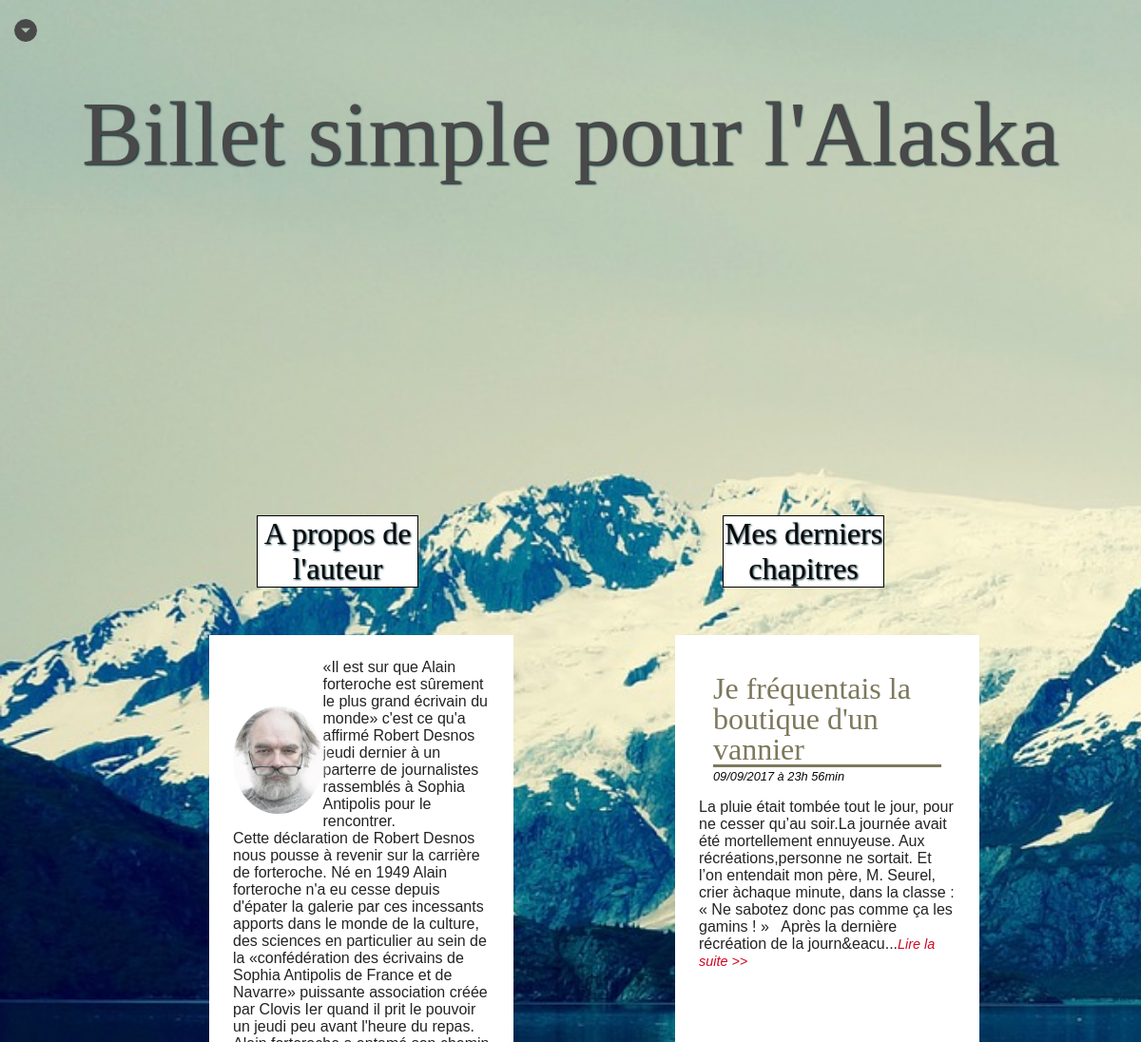
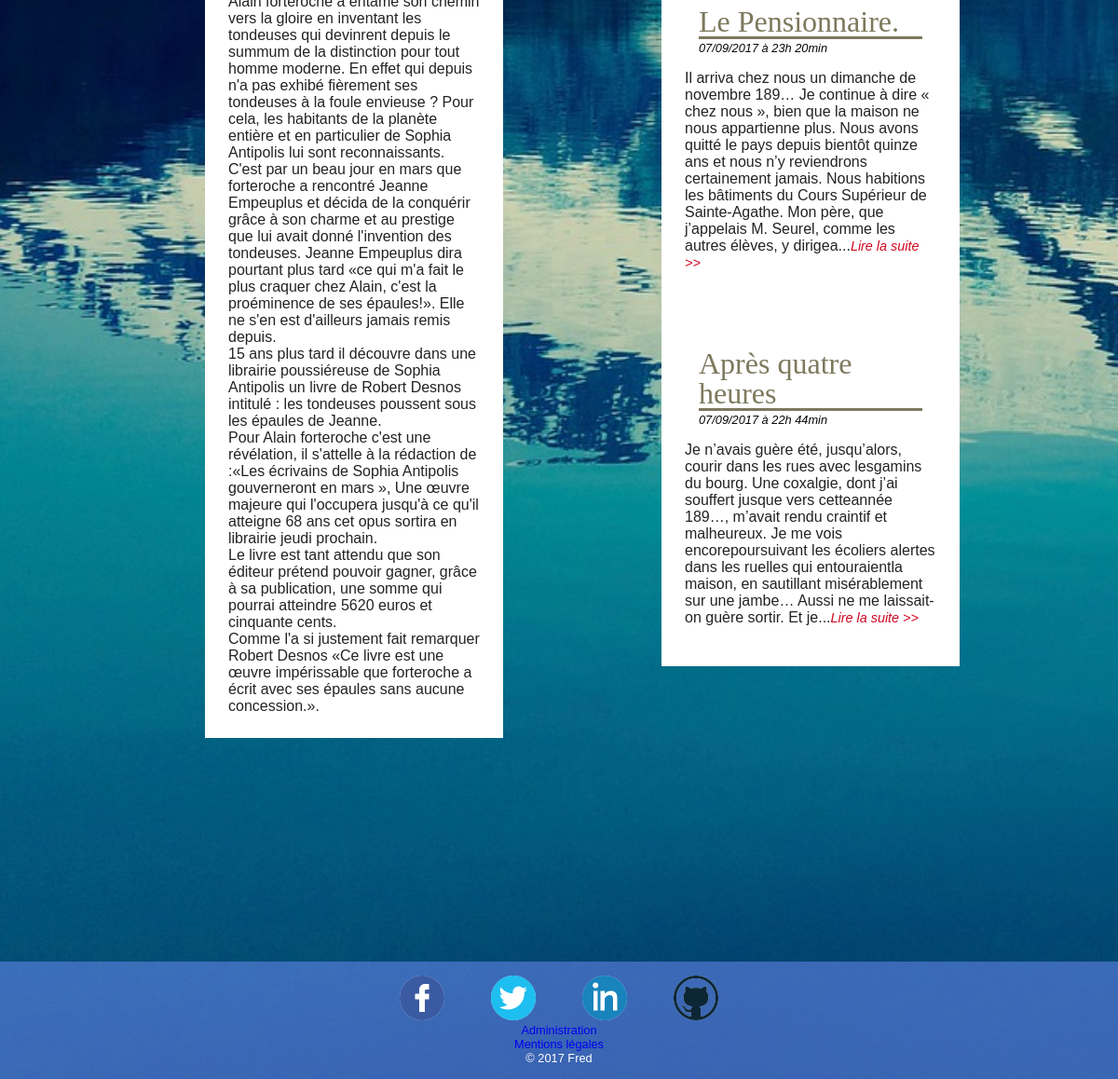
The page / on the database its author committed (2 pictures, top to bottom).
### tables this page shows
CREATE TABLE `T_BILLET` (
  `BIL_ID`      INT(11)        NOT NULL,
  `BIL_DATE`    DATETIME       NOT NULL ON UPDATE CURRENT_TIMESTAMP,
  `BIL_TITRE`   VARCHAR(100)   NOT NULL,
  `BIL_CONTENU` VARCHAR(10000) NOT NULL
);

### Controller/ControllerHome.php (called while the page is built, shortened)
<?php
class ControllerHome extends Controller
{
    private $billet;
    public function __construct()
    {
        $this->billet = new Billet();
    }
    public function index()
    {
        $billets = $this->billet->getList();
        $this->generateView(array('billets' => $billets));
    }
}

### Framework/Router.php (called while the page is built, shortened)
<?php
class Router
{
    public function routerRequest()
    {
        try {
            $request = new Request(array_merge($_GET, $_POST));
            $controller = $this->createController($request);
            $action = $this->createAction($request);
            $controller->executeAction($action);
        } catch (Error404Exception $e) {
            $this->manageError404($request->getSession());
        } catch (\Exception $e) {
            $this->manageError($e, $request->getSession());
        }
    }
    private function createController(Request $request)
    {
        try {
            $controller = new $classController();
            $controller->setRequest($request);
            return $controller;
        } catch (\Exception $e) {
            throw new Error404Exception();
        }
    }
    private function createAction(Request $request)
    {
        $action = "index";
        return $action;
    }
}

### index.php (called while the page is built, shortened)
<?php
require 'Autoloader.php';
$router = new Router();
$router->routerRequest();

### Autoloader.php (called while the page is built, shortened)
<?php
class Autoloader
{
    static function autoload($class)
    {
        if (strpos($class, __NAMESPACE__ . '\\') === 0) {
            $class = str_replace(__NAMESPACE__ . '\\', '', $class);
            $class = str_replace('\\', '/', $class);
        }
    }
}

### Model/Billet.php (called while the page is built, shortened)
<?php
class Billet extends Model
{
    public function getList()
    {
        $sql = 'select T_BILLET.BIL_ID as id, DATE_FORMAT(BIL_DATE, \' %d/%m/%Y à  %Hh %imin \') as date,'
            . ' BIL_TITRE as title, BIL_CONTENU as contenu, COUNT(T_COMMENTAIRE.COM_ID) as nbCom from T_BILLET '
            . ' LEFT JOIN T_COMMENTAIRE ON T_COMMENTAIRE.BIL_ID=T_BILLET.BIL_ID'
            . '  GROUP BY T_BILLET.BIL_ID'
            . ' order by T_BILLET.BIL_ID desc limit 0, 3';
        $billets = $this->executeRequest($sql);
        return $billets;
    }
}

### Framework/Config.php (called while the page is built, shortened)
<?php
class Config
{
    private static $parameters;
    public static function get($name, $defaultValue = null)
    {
        $parameters = self::getParameters();
        if (isset($parameters[$name])) {
            $value = $parameters[$name];
        } else {
            $value = $defaultValue;
        }
        return $value;
    }
    private static function getParameters()
    {
        if (self::$parameters == null) {
            $filePath = "Config/prod.ini";
            if (!file_exists($filePath)) {
                throw new \Exception("Aucun fichier de configuration n'a été trouvé");
            } else {
                self::$parameters = parse_ini_file($filePath);
            }
        }
        return self::$parameters;
    }
}

### Framework/Model.php (called while the page is built, shortened)
<?php
abstract class Model
{
    private static $bdd;
    protected function executeRequest($sql, $params = null)
    {
        if ($params == null) {
            $result = self::getBdd()->query($sql);
        } else {
            $result = self::getBdd()->prepare($sql);
            $result->execute($params);
        }
        return $result;
    }
    private static function getBdd()
    {
        if (self::$bdd === null) {
            $dsn = Config::get("dsn");
            $login = Config::get("login");
            $mdp = Config::get("mdp");
            self::$bdd = new \PDO($dsn, $login, $mdp,
                array(\PDO::ATTR_ERRMODE => \PDO::ERRMODE_EXCEPTION));
        }
        return self::$bdd;
    }
}

### Framework/Session.php (called while the page is built, shortened)
<?php
class Session
{
    public function flash()
    {
        $flash = false;
        return $flash;
    }
}

### View/Home/index.php (the view, shortened to what this page needs)
<?php
$this->bodyclass = "boot";
$this->title = "Mon Blog -Billet simple pour l'Alaska "; ?>
<br/>
<div class="wrapper_boot">
    <article>
        <h1 id="boot_title2">A propos de l'auteur</h1>
        <div id="one">
            <div id="container_boot">
                <p><img src="Contents/images/man.jpg" alt="man" class="portrait" title="Alain Forteroche"/>«Il est sur
                    que Alain forteroche est sûrement le plus grand écrivain du monde» c'est ce qu'a affirmé Robert
                    Desnos jeudi dernier à un parterre de journalistes rassemblés à Sophia Antipolis pour le rencontrer.
                </p>
                <p> Cette déclaration de Robert Desnos nous pousse à revenir sur la carrière de forteroche. Né en 1949
                    Alain forteroche n'a eu cesse depuis d'épater la galerie par ces incessants apports dans le monde de
                    la culture, des sciences en particulier au sein de la «confédération des écrivains de Sophia
                    Antipolis de France et de Navarre» puissante association créée par Clovis Ier quand il prit le
                    pouvoir un jeudi peu avant l'heure du repas.</p>
                <p> Alain forteroche a entamé son chemin vers la gloire en inventant les tondeuses qui devinrent depuis
                    le summum de la distinction pour tout homme moderne. En effet qui depuis n'a pas exhibé fièrement
                    ses tondeuses à la foule envieuse ? Pour cela, les habitants de la planète entière et en particulier
                    de Sophia Antipolis lui sont reconnaissants.</p>
                <p>C'est par un beau jour en mars que forteroche a rencontré Jeanne Empeuplus et décida de la conquérir
                    grâce à son charme et au prestige que lui avait donné l'invention des tondeuses. Jeanne Empeuplus
                    dira pourtant plus tard «ce qui m'a fait le plus craquer chez Alain, c'est la proéminence de ses
                    épaules!». Elle ne s'en est d'ailleurs jamais remis depuis.</p>
                <p>15 ans plus tard il découvre dans une librairie poussiéreuse de Sophia Antipolis un livre de Robert
                    Desnos intitulé : les tondeuses poussent sous les épaules de Jeanne.</p>
                <p>Pour Alain forteroche c'est une révélation, il s'attelle à la rédaction de :«Les écrivains de Sophia
                    Antipolis gouverneront en mars », Une œuvre majeure qui l'occupera jusqu'à ce qu'il atteigne 68 ans
                    cet
                    opus sortira en librairie jeudi prochain.</p>
                <p>Le livre est tant attendu que son éditeur prétend pouvoir gagner, grâce à sa publication, une somme
                    qui
                    pourrai atteindre 5620 euros et cinquante cents.</p>
                <p>Comme l'a si justement fait remarquer Robert Desnos «Ce livre est une œuvre impérissable que
                    forteroche a écrit avec
                    ses épaules sans aucune concession.».</p></div>
        </div>
    </article>
    <article>
        <h1 id="boot_title2">Mes derniers chapitres</h1>
        <?php foreach ($billets as $billet): ?>
            <div id="container_boot">
                <header>
                    <a href="<?= "billet/index/" . $billet['id'] ?>">
                        <h1 class="titreBillet_boot"><?= $this->clean($billet['title']) ?></h1>
                    </a>
                    <time><?= $this->clean($billet['date']) ?></time>
                </header>
                <p><?= $this->clean(mb_substr(strip_tags($billet['contenu']), 0, 450)) ?>...<a
                            href="<?= "billet/index/" . $billet['id'] ?>" class="suite">Lire la suite >></a></p>
                <br/>
            </div>
        <?php endforeach; ?>
    </article>
</div>
</body>

### View/template.php (shortened to what this page needs)
<!DOCTYPE html>
<html lang="fr">
<head>
    <link rel="stylesheet" href="Contents/style.css"/>
</head>
<body class="<?= $bodyclass ?>">
<header>
    <div class="inner">
        <nav role="navigation" class="'item1">
            <div class="content">
                <div class="admin-panel"><label for="toggle" class="admin-text"><img
                                src="Contents/images/menu.png"></label></div>
            </div>
    </div>
    <a href="home"><h1 id="boot_title">Billet simple pour l'Alaska</h1></a>
</header>
<?= $contenu ?>
<footer>
    <div id="logo">
        <a href="#"><img class="shadowfilter" src="Contents/images/facebook.png" alt="facebook"/></a>
        <a href="https://twitter.com/fred2a88"><img class="shadowfilter" src="Contents/images/twitter.png"
                                                    alt="twitter"/></a>
        <a href="https://www.linkedin.com/in/frédéric-d-278069130"><img class="shadowfilter"
                                                                        src="Contents/images/linkedin.png"
                                                                        alt="linkedin"/></a>
        <a href="https://github.com/tao2a/blog"><img class="shadowfilter" src="Contents/images/github.png"
                                                     alt="github"/></a>
    </div>
    <p><a href="Admin">Administration</a></p>
    <p><a href="home/mentions">Mentions légales</a></p>
    <p>&copy; 2017 Fred
</footer>
</body>
</html>

### Framework/Controller.php (shortened to what this page needs)
<?php
abstract class Controller
{
    private $action;
    protected $request;
    public function setRequest(Request $request)
    {
        $this->request = $request;
    }
    public function executeAction($action)
    {
        if (method_exists($this, $action)) {
            $this->action = $action;
            $this->{$this->action}();
        } else {
            $classController = get_class($this);
            throw new Error404Exception();
        }
    }
    protected function generateView($donneesView = array(), $action = null)
    {
        $actionView = $this->action;
        $classController = get_class($this);
        $controller = str_replace("App\\Controller\\Controller", "", $classController);
        $view = new View($actionView, $controller, $this->request->getSession());
        $view->generate($donneesView);
    }
}

### Framework/View.php (shortened to what this page needs)
<?php
class View
{
    private $file;
    private $title;
    private $session;
    public function __construct($action, $controller = "", $session = false)
    {
        $this->session = $session;
        $file = "View/";
        if ($controller != "") {
            $file = $file . $controller . "/";
        }
        $this->file = $file . $action . ".php";
    }
    public function generate($donnees)
    {
        $contenu = $this->generateFile($this->file, $donnees);
        $racineWeb = Config::get("racineWeb", "/");
        $view = $this->generateFile('View/template.php',
            array('title' => $this->title,
                'flash' => $this->session->flash(),
                'bodyclass' => (isset($this->bodyclass)) ? $this->bodyclass : "",
                'contenu' => $contenu,
                'racineWeb' => $racineWeb));
        echo $view;
    }
    private function generateFile($file, $donnees)
    {
        if (file_exists($file)) {
            extract($donnees);
            require $file;
            return ob_get_clean();
        } else
            throw new \Exception("Le fichier '$file' est introuvable");
    }
    private function clean($value)
    {
        return htmlspecialchars($value, ENT_QUOTES, 'UTF-8', false);
    }
}

### Contents/style.css (style rules this page uses)
body { color: rgba(6, 6, 6, 0.4); background: rgba(237, 237, 237, 0.4) fixed no-repeat top right; margin: 0; padding: 0; font-family: 'Source Sans Pro', 'Avenir Next', 'Futura', 'Trebuchet MS', sans-serif; width: 100%; height: auto; }
h1 { text-align: center; color: rgb(77, 77, 77); }
time { font-size: 0.8em; font-style: italic; }
a { text-decoration: none; }
article { color: rgb(35, 35, 35); margin: 50px; padding: 50px; text-align: left; }
header { color: rgb(6, 6, 6); padding: 15px; position: inherit; }
#boot_title2 { color: rgba(0, 0, 0, 0.92); font-family: 'Rouge Script', cursive; font-size: 2em; font-weight: normal; border: 1px solid black; background-color: rgb(255, 255, 255); text-align: center; text-shadow: 1px 1px 2px rgb(8, 43, 52); margin: 50px; }
#boot_title { margin: 50px; color: rgb(73, 73, 73); font-family: 'Rouge Script', cursive; font-size: 6em; font-weight: normal; line-height: 1; text-align: center; text-shadow: 1px 1px 2px rgb(8, 43, 52); }
.titreBillet_boot { color: rgb(124, 121, 93); font-family: 'Trocchi', serif; font-size: 2em; font-weight: normal; line-height: 1; text-align: left; }
.content { position: relative; top: 5px; margin: 0 auto; }
.boot { background: url("images/alaska.jpg") no-repeat fixed; -webkit-background-size: cover; background-size: cover; margin: 0; padding: 0; }
.wrapper_boot { margin: 10%; width: 80%; display: grid; grid-template-columns: repeat(2, 1fr); grid-gap: 20px; }
.portrait { width: 35%; height: auto; border-radius: 50%; opacity: 0.8; border-width: 5px; box-shadow: 0px 0px 10px 4px rgba(255, 255, 255, 0.6); margin-top: 50px; float: left; }
.suite { font-style: italic; font-size: 0.9em; color: rgb(207, 7, 33); }
#container_boot { width: 100%; background-color: rgba(255, 255, 255, 1); padding: 25px; }
footer { position: absolute; left:0; right: 0; text-align: center; color: rgb(255, 255, 255); width: auto; height: auto; background-color: rgba(117, 143, 255, 0.5); padding: 15px; font-size: 0.8em; font-weight: inherit; }
#logo { display: flex; justify-content: center; padding: 0 25px 0 25px; }
#logo img { width: auto; height: auto; padding: 0 25px 0 25px; }
.shadowfilter { -webkit-filter: drop-shadow(0px 0px 0px rgba(255, 255, 255, 0.80)); -webkit-transition: all 0.5s linear; -o-transition: all 0.5s linear; transition: all 0.5s linear; }
* { outline: none; border: none; margin: 0px; padding: 0px; }
.titreBillet_boot { border-bottom-style: solid; }

### rows shown on the page
t_billet: BIL_TITRE "Je fréquentais la boutique d'un vannier", clean "09/09/2017 à 23h 56min", BIL_CONTENU "La pluie était tombée tout le jour, pour ne cesser qu’au soir.La journée avait été mortellement ennuyeuse. Aux récréations,personne ne sortait. Et l’on entendait mon père, M. Seurel, crier àchaque minute, dans la classe : « Ne sabotez donc pas comme ça les gamins ! » Après la dernière récréation de la journ&eacu"
t_billet: BIL_TITRE "Le Pensionnaire.", clean "07/09/2017 à 23h 20min", BIL_CONTENU "Il arriva chez nous un dimanche de novembre 189… Je continue à dire « chez nous », bien que la maison ne nous appartienne plus. Nous avons quitté le pays depuis bientôt quinze ans et nous n’y reviendrons certainement jamais. Nous habitions les bâtiments du Cours Supérieur de Sainte-Agathe. Mon père, que j’appelais M. Seurel, comme les autres élèves, y dirigea"
t_billet: BIL_TITRE "Après quatre heures", clean "07/09/2017 à 22h 44min", BIL_CONTENU "Je n’avais guère été, jusqu’alors, courir dans les rues avec lesgamins du bourg. Une coxalgie, dont j’ai souffert jusque vers cetteannée 189…, m’avait rendu craintif et malheureux. Je me vois encorepoursuivant les écoliers alertes dans les ruelles qui entouraientla maison, en sautillant misérablement sur une jambe… Aussi ne me laissait-on guère sortir. Et je"
